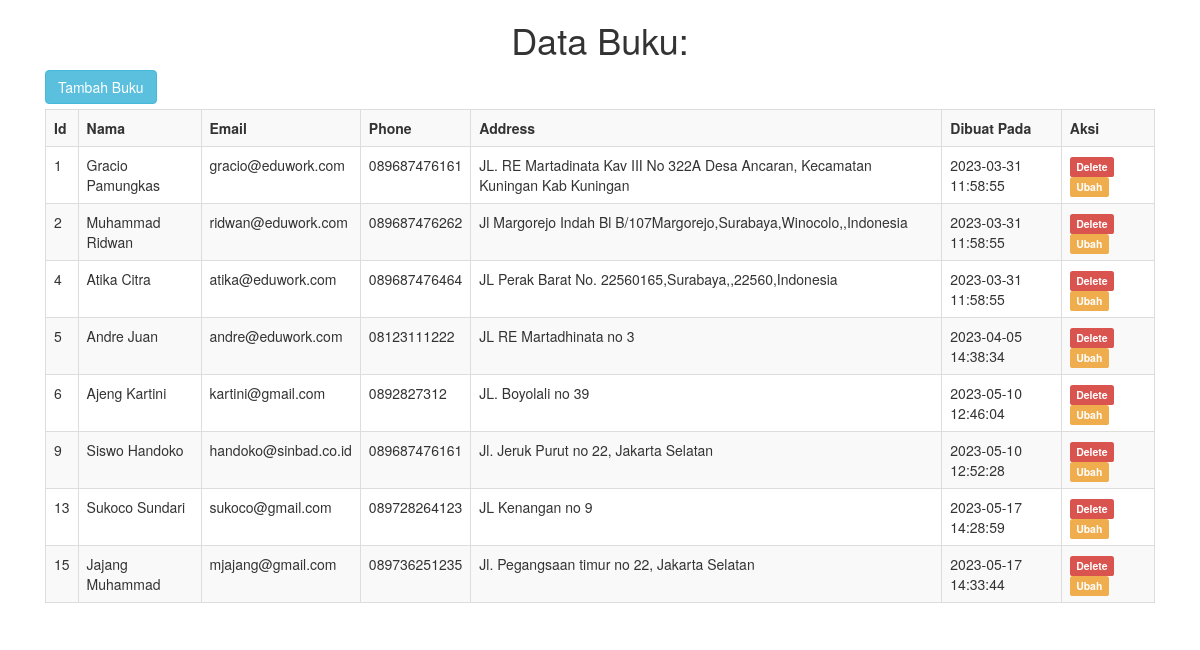
The app's page /php_tugas/index.php with its own data.
### tables this page shows
CREATE TABLE `customer` (
  `id` int(11) NOT NULL,
  `first_name` varchar(50) NOT NULL,
  `last_name` varchar(50) NOT NULL,
  `email` varchar(100) NOT NULL,
  `phone` varchar(20) DEFAULT NULL,
  `address` varchar(200) DEFAULT NULL,
  `created_at` timestamp NOT NULL DEFAULT current_timestamp()
);

### php_tugas/index.php (the view, shortened to what this page needs)
<!DOCTYPE html>
<html lang="en">
<head>
    <link rel="stylesheet" href="https://maxcdn.bootstrapcdn.com/bootstrap/3.4.1/css/bootstrap.min.css">
</head>
<body>
<div class = "container">
    <div class = "row-mt-5">
        <div class = "col-sm-12">
        <?php
        include "koneksi.php";
        $query = mysqli_query($conn, "SELECT * FROM customer")
        ?>
        <center><h1>Data Buku:</h1></center>
        <a class="btn btn-info" style="margin-bottom:5px" href="tambah.php"> Tambah Buku </a>
            <table  class="table table-striped table-bordered">
                <tr>
                    <th>Id</th>
                    <th>Nama</th>
                    <th>Email</th>
                    <th>Phone</th>
                    <th>Address</th>
                    <th>Dibuat Pada</th>
                    <th>Aksi</th>
                </tr>
                <?php if(mysqli_num_rows($query)>0){
                    while($data = mysqli_fetch_array($query)){
                ?>
                <tr>
                    <td><?php echo $data["id"] ?></td>
                    <td><?php echo $data["first_name"]." ".$data["last_name"] ?></td>
                    <td><?php echo $data["email"] ?></td>
                    <td><?php echo $data["phone"] ?></td>
                    <td><?php echo $data["address"] ?></td>
                    <td><?php echo $data["created_at"] ?></td>
                    <td> <a href="proses_hapus.php?id=<?php echo $data["id"] ?>" class="label label-danger">Delete</a> &nbsp; <a href="edit.php?id=<?php echo $data["id"] ?>" class="label label-warning"> Ubah</a></td>
                </tr>
                <?php }
                } ?>
            </table>
        </div>
    </div>
</div>
</body>
</html>

### records on screen
customer: id "1", first_name "Gracio", last_name "Pamungkas", email "gracio@eduwork.com", phone "089687476161", address "JL. RE Martadinata Kav III No 322A Desa Ancaran, Kecamatan Kuningan Kab Kuningan", created_at "2023-03-31 11:58:55"
customer: id "2", first_name "Muhammad", last_name "Ridwan", email "ridwan@eduwork.com", phone "089687476262", address "Jl Margorejo Indah Bl B/107Margorejo,Surabaya,Winocolo,,Indonesia", created_at "2023-03-31 11:58:55"
customer: id "4", first_name "Atika", last_name "Citra", email "atika@eduwork.com", phone "089687476464", address "JL Perak Barat No. 22560165,Surabaya,,22560,Indonesia", created_at "2023-03-31 11:58:55"
customer: id "5", first_name "Andre", last_name "Juan", email "andre@eduwork.com", phone "08123111222", address "JL RE Martadhinata no 3", created_at "2023-04-05 14:38:34"
customer: id "6", first_name "Ajeng", last_name "Kartini", email "kartini@gmail.com", phone "0892827312", address "JL. Boyolali no 39", created_at "2023-05-10 12:46:04"
customer: id "9", first_name "Siswo", last_name "Handoko", email "handoko@sinbad.co.id", phone "089687476161", address "Jl. Jeruk Purut no 22, Jakarta Selatan", created_at "2023-05-10 12:52:28"
customer: id "13", first_name "Sukoco", last_name "Sundari", email "sukoco@gmail.com", phone "089728264123", address "JL Kenangan no 9", created_at "2023-05-17 14:28:59"
customer: id "15", first_name "Jajang", last_name "Muhammad", email "mjajang@gmail.com", phone "089736251235", address "Jl. Pegangsaan timur no 22, Jakarta Selatan", created_at "2023-05-17 14:33:44"
